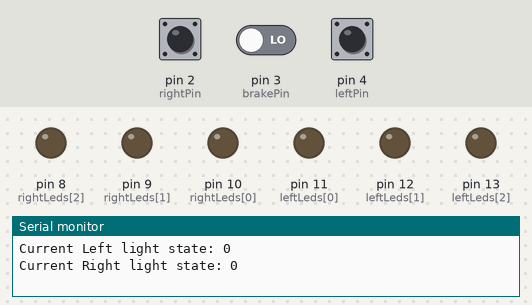
Bench run of a sketch on a simulated Arduino Uno, built with avr-gcc and run on an emulated ATmega328P. Shown: output pins drawn as LEDs (lit = HIGH), the last lines printed to the serial monitor. Dashed ring = blinking. The inputs (shaded band) are chosen by the test bench; at power-on: pin 2 (rightPin) LOW, pin 4 (leftPin) LOW, pin 3 (brakePin) LOW.

Above: at 1.2 s.
1.3 s: pin 2 (rightPin) pulled HIGH for 0.15 s
At 2.2 s:
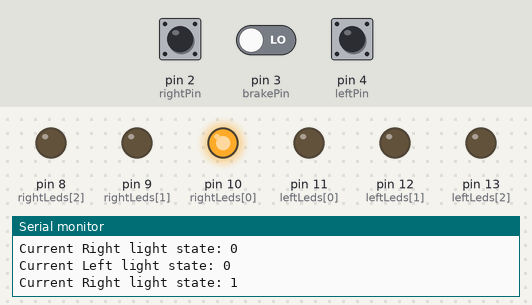
4.4 s: pin 4 (leftPin) pulled HIGH for 3.2 s
At 6.4 s:
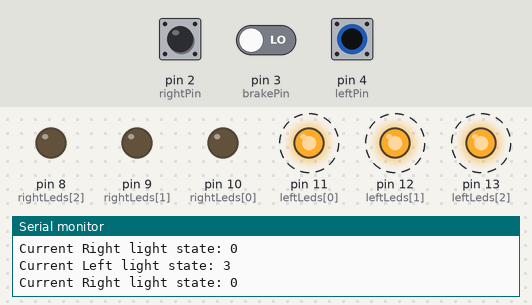
9.3 s: pin 3 (brakePin) driven HIGH
At 10.3 s:
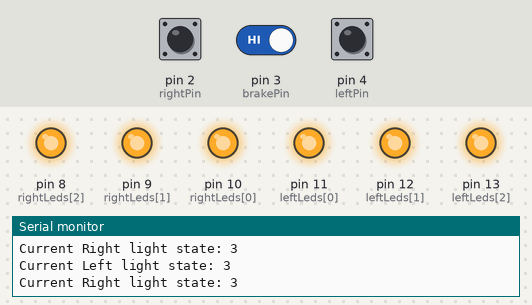
11.1 s: pin 2 (rightPin) pulled HIGH for 1 s
At 12.4 s:
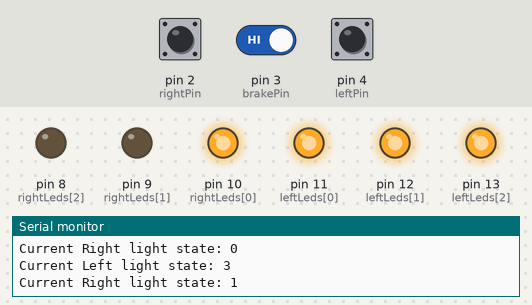
14.7 s: pin 4 (leftPin) pulled HIGH for 1 s
At 15.4 s:
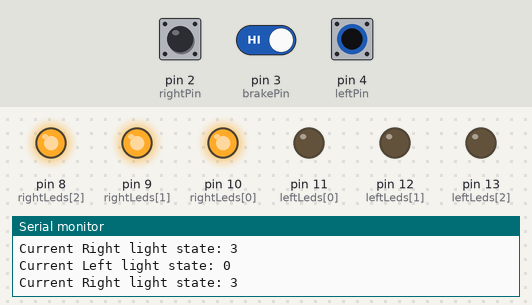
18.3 s: pin 2 (rightPin) pulled HIGH for 3.2 s
At 20.2 s:
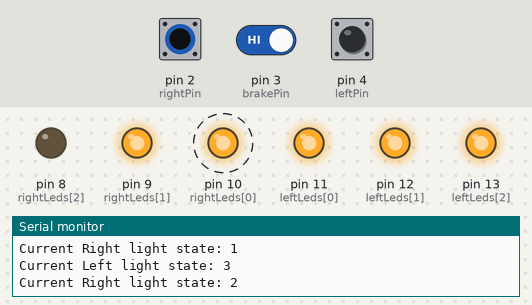
Timing chart, 0 to 23.1 s (numbered marks = the images above; inputs shaded):
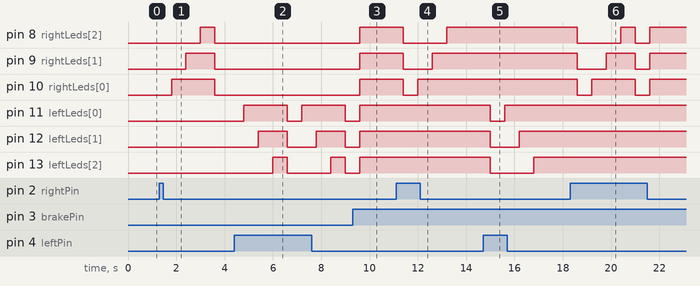

Measured:
- after the input at 1.3 s, pin 8 (rightLeds[2]): LOW → HIGH after 1.7 s, → LOW 0.60 s later; pin 9 (rightLeds[1]): LOW → HIGH after 1.1 s, → LOW 1.2 s later; pin 10 (rightLeds[0]): LOW → HIGH after 0.50 s, → LOW 1.8 s later
- after the input at 4.4 s, pin 11 (leftLeds[0]): alternates HIGH for 1.8 s and LOW for 0.60 s, starting after 0.40 s; pin 12 (leftLeds[1]): alternates HIGH for 1.2 s and LOW for 1.2 s, starting after 1.0 s; pin 13 (leftLeds[2]): alternates HIGH for 0.60 s and LOW for 1.8 s, starting after 1.6 s
- after the input at 9.3 s, pin 8 (rightLeds[2]), pin 9 (rightLeds[1]), pin 10 (rightLeds[0]), pin 11 (leftLeds[0]), pin 12 (leftLeds[1]), pin 13 (leftLeds[2]): LOW → HIGH after 0.30 s
- after the input at 11.1 s, pin 8 (rightLeds[2]): HIGH → LOW after 0.30 s, → HIGH 1.8 s later; pin 9 (rightLeds[1]): HIGH → LOW after 0.30 s, → HIGH 1.2 s later; pin 10 (rightLeds[0]): HIGH → LOW after 0.30 s, → HIGH 0.60 s later
- after the input at 14.7 s, pin 11 (leftLeds[0]): HIGH → LOW after 0.30 s, → HIGH 0.60 s later; pin 12 (leftLeds[1]): HIGH → LOW after 0.30 s, → HIGH 1.2 s later; pin 13 (leftLeds[2]): HIGH → LOW after 0.30 s, → HIGH 1.8 s later
- after the input at 18.3 s, pin 8 (rightLeds[2]): HIGH → LOW after 0.30 s, → HIGH 1.8 s later, → LOW 0.60 s later, → HIGH 0.60 s later; pin 9 (rightLeds[1]): HIGH → LOW after 0.30 s, → HIGH 1.2 s later, → LOW 1.2 s later, → HIGH 0.60 s later; pin 10 (rightLeds[0]): alternates HIGH for 1.8 s and LOW for 0.60 s, starting after 0.30 s

The sketch:

V2.ino
```cpp
// State management
enum State {S0, S1, S2, S3};

enum State currentLeftS     = S0;
enum State nextLeftS        = S0;
unsigned long lastLeftTick  = 0;
enum State currentRightS    = S0;
enum State nextRightS       = S0;
unsigned long lastRightTick = 0;


const bool debug = 1; // If true, then debugs messages will be printed in the terminal

// Pins
const int leftPin   = 4;
const int rightPin  = 2;
const int brakePin  = 3;

const int leftLeds[3]   = {11, 12, 13};
const int rightLeds[3]  = {10, 9, 8};


void setup() {
  // Set LED pins
  for (int i = 0; i < 3; i++) {
    pinMode(leftLeds[i],  OUTPUT);
    pinMode(rightLeds[i], OUTPUT);
  };

  // Set buttons
  pinMode(leftPin,  INPUT);
  pinMode(rightPin, INPUT);
  pinMode(brakePin, INPUT);

  // Set terminal if debug
  if (debug) {
    Serial.begin(9600);
  }
}

void loop() {
  // Update light states
  stateMachine(currentLeftS,  nextLeftS, lastLeftTick, debug, "Left light");
  stateMachine(currentRightS, nextRightS, lastRightTick, debug, "Right light");

  // Run light logic
  updateLight(
    currentLeftS,
    &nextLeftS,
    leftLeds,
    leftPin,
    brakePin
  );
  updateLight(
    currentRightS,
    &nextRightS,
    rightLeds,
    rightPin,
    brakePin
  );
}
```

fsm.ino
```cpp
const unsigned long stateInterval = 600; // The duration of each state in milliseconds.

void stateMachine(State &current, State &next, unsigned long &lastInterval, bool debug, char stateName[3]) {
  unsigned long now = millis();

  if (now - lastInterval >= stateInterval) {
    lastInterval = now;     // update last tick
    current = next;         // move to next state

    if (debug) {
      Serial.print("Current ");
      Serial.print(stateName);
      Serial.print(" state: ");
      Serial.println((int)current);
    }
  }
}
```

light.ino
```cpp
void updateLight(State current, State *next, const int ledPins[3], int turnPin, int brakePin) {
  const int turn = digitalRead(turnPin);
  const int brake = digitalRead(brakePin);

  switch(current) {
    case S0:
      setLight(ledPins, 0,0,0);

      if (turn == HIGH) {
        *next = S1;
      } else if (brake == HIGH) {
        *next = S3;
      }
    break;

    case S1:
      setLight(ledPins, 1,0,0);

      *next = S2;
    break;

    case S2:
      setLight(ledPins, 1,1,0);

      *next = S3;
    break;

    // Handle all other states as if they were S3, for safety
    default:
      setLight(ledPins, 1,1,1);

      if (brake == LOW || turn == HIGH) {
        *next = S0;
      }
    break;
  }
}

void setLight(const int ledPins[3], bool a, bool b, bool c) {
  const bool light[3] = {a, b, c};

  for (int i = 0; i < 3; i++) {
    digitalWrite(ledPins[i], light[i] ? HIGH : LOW);
  }
}
```
